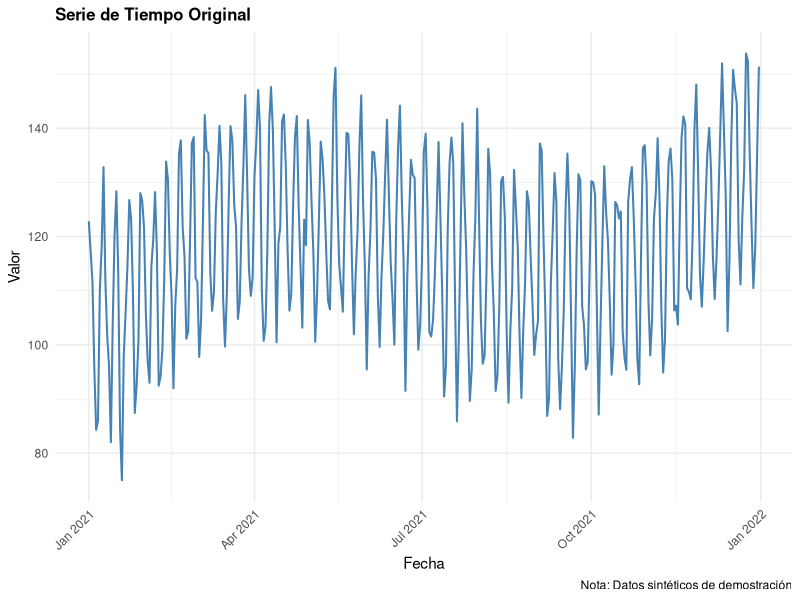
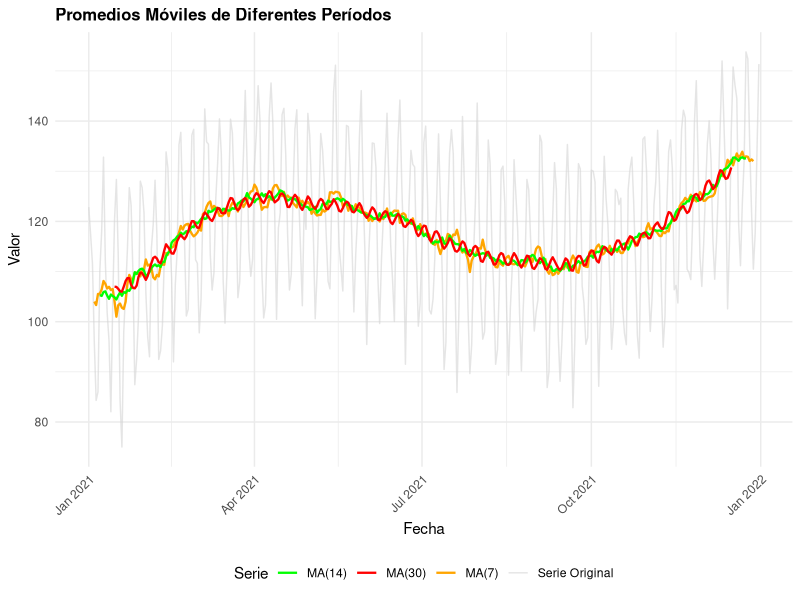
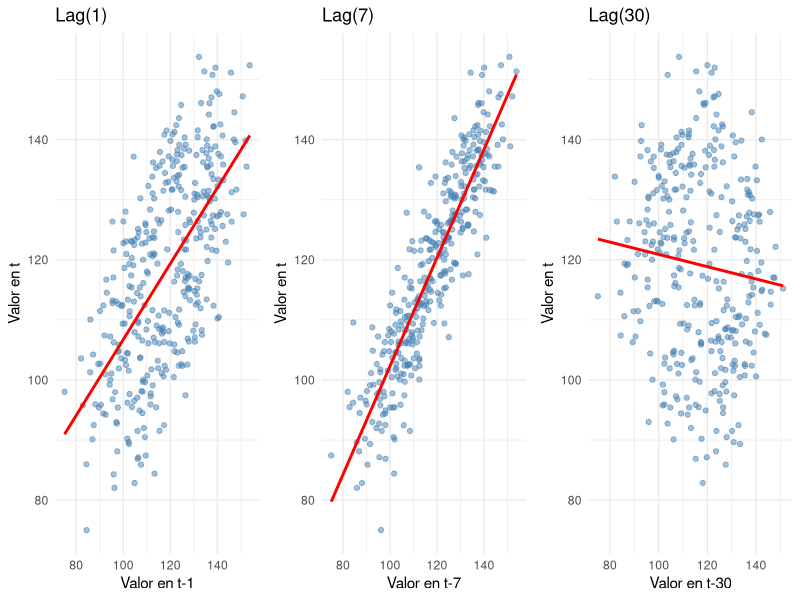
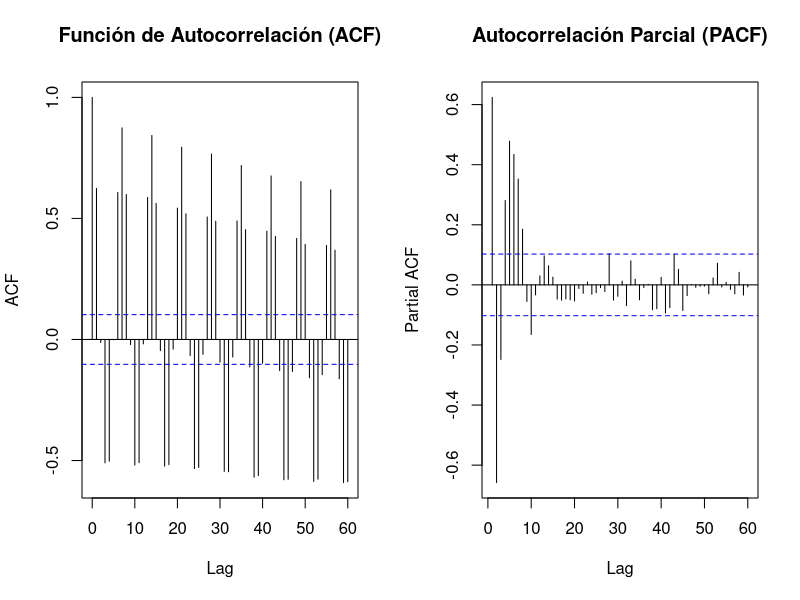
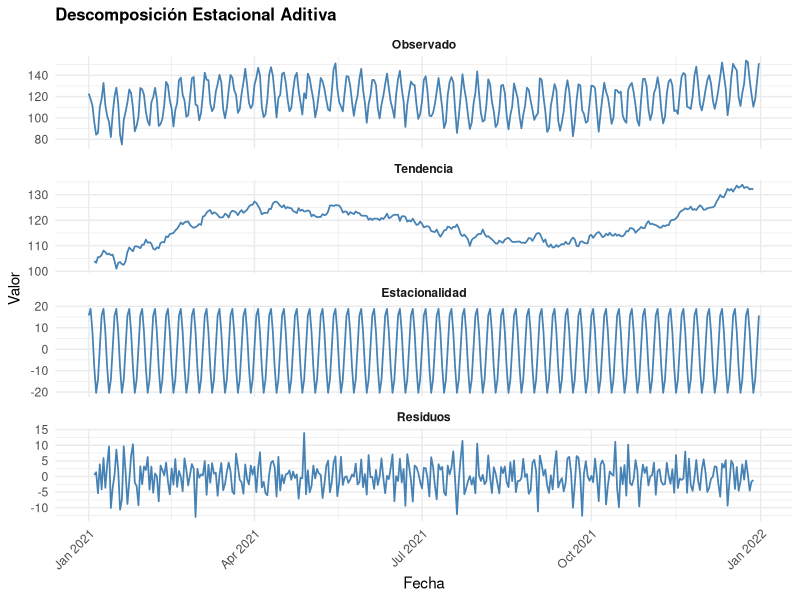

These figures' R source, in order:
## ---- chunk 1
library(tidyverse)
library(forecast)
library(ggplot2)
library(gridExtra)

# Crear datos sintéticos de demostración
# (Estos serán reemplazados con datos reales cuando estén disponibles)
set.seed(42)
n_obs <- 365
fecha <- seq(as.Date("2021-01-01"), by = "day", length.out = n_obs)

# Serie con tendencia, estacionalidad e irregularidad
datos <- tibble(
  fecha = fecha,
  dia = 1:n_obs,
  # Componente de tendencia
  tendencia = 100 + 0.1 * dia,
  # Componente estacional (patrón semanal y anual)
  estacionalidad = 20 * sin(2 * pi * dia / 7) + 15 * sin(2 * pi * dia / 365),
  # Componente de ruido
  ruido = rnorm(n_obs, 0, 5),
  # Variable observada
  valor = tendencia + estacionalidad + ruido
)

# Convertir a serie de tiempo
ts_data <- ts(datos$valor, start = 1, frequency = 7)

head(datos)
## ---- chunk 2
# Estadísticas descriptivas
summary_stats <- datos %>%
  summarise(
    Media = mean(valor),
    Desv.Est. = sd(valor),
    Mínimo = min(valor),
    Máximo = max(valor),
    Mediana = median(valor)
  )

knitr::kable(summary_stats, caption = "Estadísticas descriptivas de la serie")

# Gráfico de la serie original
plot_original <- ggplot(datos, aes(x = fecha, y = valor)) +
  geom_line(color = "steelblue", linewidth = 0.7) +
  labs(
    title = "Serie de Tiempo Original",
    x = "Fecha",
    y = "Valor",
    caption = "Nota: Datos sintéticos de demostración"
  ) +
  theme_minimal() +
  theme(
    plot.title = element_text(face = "bold", size = 12),
    axis.text.x = element_text(angle = 45, hjust = 1)
  )

print(plot_original)
## ---- chunk 3
# Calcular promedios móviles de diferentes períodos
datos <- datos %>%
  mutate(
    MA_7 = zoo::rollmean(valor, k = 7, fill = NA),
    MA_14 = zoo::rollmean(valor, k = 14, fill = NA),
    MA_30 = zoo::rollmean(valor, k = 30, fill = NA)
  )

# Gráfico comparativo de promedios móviles
plot_ma <- ggplot(datos, aes(x = fecha)) +
  geom_line(aes(y = valor, color = "Serie Original"), linewidth = 0.5, alpha = 0.6) +
  geom_line(aes(y = MA_7, color = "MA(7)"), linewidth = 0.8) +
  geom_line(aes(y = MA_14, color = "MA(14)"), linewidth = 0.8) +
  geom_line(aes(y = MA_30, color = "MA(30)"), linewidth = 0.8) +
  scale_color_manual(
    values = c("Serie Original" = "lightgray", "MA(7)" = "orange", "MA(14)" = "green", "MA(30)" = "red")
  ) +
  labs(
    title = "Promedios Móviles de Diferentes Períodos",
    x = "Fecha",
    y = "Valor",
    color = "Serie"
  ) +
  theme_minimal() +
  theme(
    plot.title = element_text(face = "bold", size = 12),
    axis.text.x = element_text(angle = 45, hjust = 1),
    legend.position = "bottom"
  )

print(plot_ma)
## ---- chunk 4
# Crear variables retardadas
datos <- datos %>%
  mutate(
    lag_1 = lag(valor, 1),
    lag_7 = lag(valor, 7),
    lag_30 = lag(valor, 30)
  )

# Calcular matriz de correlaciones
lag_cols <- c("valor", "lag_1", "lag_7", "lag_30")
corr_matrix <- cor(datos[, lag_cols], use = "complete.obs")

knitr::kable(
  corr_matrix,
  caption = "Matriz de Correlaciones: Valor Actual vs Variables Retardadas",
  digits = 3
)

# Gráficos de dispersión: valor actual vs retardos
plot_lag1 <- ggplot(datos, aes(x = lag_1, y = valor)) +
  geom_point(alpha = 0.5, color = "steelblue") +
  geom_smooth(method = "lm", se = FALSE, color = "red") +
  labs(title = "Lag(1)", x = "Valor en t-1", y = "Valor en t") +
  theme_minimal()

plot_lag7 <- ggplot(datos, aes(x = lag_7, y = valor)) +
  geom_point(alpha = 0.5, color = "steelblue") +
  geom_smooth(method = "lm", se = FALSE, color = "red") +
  labs(title = "Lag(7)", x = "Valor en t-7", y = "Valor en t") +
  theme_minimal()

plot_lag30 <- ggplot(datos, aes(x = lag_30, y = valor)) +
  geom_point(alpha = 0.5, color = "steelblue") +
  geom_smooth(method = "lm", se = FALSE, color = "red") +
  labs(title = "Lag(30)", x = "Valor en t-30", y = "Valor en t") +
  theme_minimal()

# Combinar gráficos
lag_plot <- gridExtra::grid.arrange(plot_lag1, plot_lag7, plot_lag30, ncol = 3)
print(lag_plot)
## ---- chunk 5
# Gráficos de ACF y PACF
par(mfrow = c(1, 2))
acf(datos$valor, main = "Función de Autocorrelación (ACF)", lag.max = 60)
pacf(datos$valor, main = "Autocorrelación Parcial (PACF)", lag.max = 60)
par(mfrow = c(1, 1))
## ---- chunk 6
# Descomposición clásica aditiva
decomposed <- decompose(ts_data, type = "additive")

# Crear data frame para visualización con ggplot
decomp_df <- tibble(
  fecha = datos$fecha,
  observado = decomposed$x,
  tendencia = decomposed$trend,
  estacionalidad = decomposed$seasonal,
  residuos = decomposed$random
) %>%
  pivot_longer(cols = -fecha, names_to = "componente", values_to = "valor")

# Gráfico de descomposición
plot_decomp <- ggplot(decomp_df, aes(x = fecha, y = valor)) +
  geom_line(color = "steelblue", linewidth = 0.6) +
  facet_wrap(~factor(componente, 
    levels = c("observado", "tendencia", "estacionalidad", "residuos"),
    labels = c("Observado", "Tendencia", "Estacionalidad", "Residuos")),
    scales = "free_y", ncol = 1) +
  labs(
    title = "Descomposición Estacional Aditiva",
    x = "Fecha",
    y = "Valor"
  ) +
  theme_minimal() +
  theme(
    plot.title = element_text(face = "bold", size = 12),
    axis.text.x = element_text(angle = 45, hjust = 1),
    strip.text = element_text(face = "bold")
  )

print(plot_decomp)
## ---- chunk 7
# Estadísticas de cada componente
component_stats <- tibble(
  Componente = c("Tendencia", "Estacionalidad", "Residuos"),
  Media = c(
    mean(decomposed$trend, na.rm = TRUE),
    mean(decomposed$seasonal, na.rm = TRUE),
    mean(decomposed$random, na.rm = TRUE)
  ),
  `Desv. Est.` = c(
    sd(decomposed$trend, na.rm = TRUE),
    sd(decomposed$seasonal, na.rm = TRUE),
    sd(decomposed$random, na.rm = TRUE)
  ),
  Mínimo = c(
    min(decomposed$trend, na.rm = TRUE),
    min(decomposed$seasonal, na.rm = TRUE),
    min(decomposed$random, na.rm = TRUE)
  ),
  Máximo = c(
    max(decomposed$trend, na.rm = TRUE),
    max(decomposed$seasonal, na.rm = TRUE),
    max(decomposed$random, na.rm = TRUE)
  )
)

knitr::kable(component_stats, caption = "Estadísticas de Componentes Descompuestos", digits = 3)

# Varianza explicada
var_total <- var(datos$valor, na.rm = TRUE)
var_trend <- var(decomposed$trend, na.rm = TRUE)
var_seasonal <- var(decomposed$seasonal, na.rm = TRUE)
var_residual <- var(decomposed$random, na.rm = TRUE)

variance_summary <- tibble(
  Componente = c("Tendencia", "Estacionalidad", "Residuos"),
  `Varianza` = c(var_trend, var_seasonal, var_residual),
  `% del Total` = c(var_trend, var_seasonal, var_residual) / var_total * 100
)

knitr::kable(variance_summary, caption = "Varianza Explicada por Cada Componente", digits = 2)
